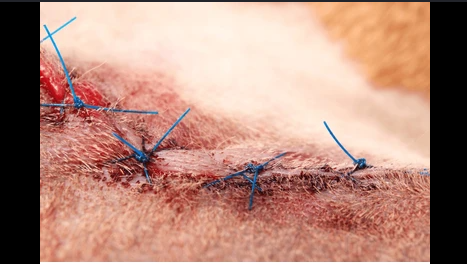
#> input picture models/Incision_Change_Detection/image.png, 467 x 264 px
$ python -i erythema_segmenter.py   (imports and definitions only)   (older library calls are emulated)
#> lines starting #> are read from the running program, lines starting #| are printed output that depends on the picture; after the words box and inside, x2 and y2 are one past the last pixel; in counts of white or black regions, pixels touching at a corner belong together
#> further down, picture is the input picture: shape (264, 467, 3); mean B, G, R 123.1, 137.3, 179.7
"""
Infection & Erythema Detection via HSV Segmentation
Implements Sobel Incision Line Isolation (M_wound with 15px buffer), Dual Red-Hue HSV Masking, Morphological Cleanup, and Er calculation.
"""

import cv2
import numpy as np
from typing import Dict, Any, Tuple

class ErythemaSegmenter:
    def __init__(self, buffer_radius: int = 15, sat_min: int = 50, val_min: int = 40):
        self.buffer_radius = buffer_radius
        self.sat_min = sat_min
        self.val_min = val_min

    def isolate_incision_mask(self, image_bgr: np.ndarray) -> np.ndarray:
        """
        Applies Sobel gradient filtering to identify suture lines / wound margins.
        Creates a dilated binary mask (M_wound) representing primary incision site plus 15px radius buffer.
        """
        gray = cv2.cvtColor(image_bgr, cv2.COLOR_BGR2GRAY)
        blurred = cv2.GaussianBlur(gray, (5, 5), 0)
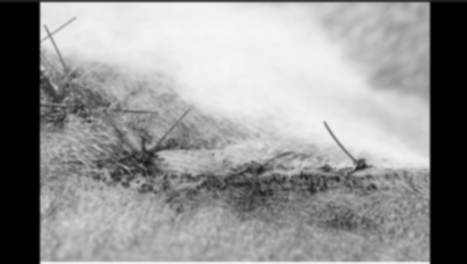
#> blurred: shape (264, 467); min 0, max 246, mean 148.4

        # Sobel edge detection along X and Y
        sobel_x = cv2.Sobel(blurred, cv2.CV_64F, 1, 0, ksize=3)
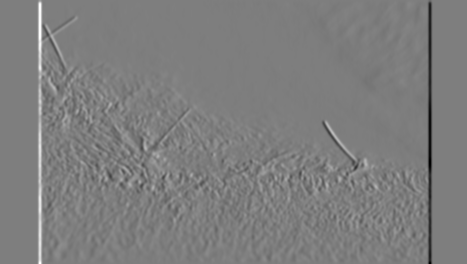
#> sobel_x: shape (264, 467) float64; min -579, max 592, mean 0; drawn with min black and max white
        sobel_y = cv2.Sobel(blurred, cv2.CV_64F, 0, 1, ksize=3)
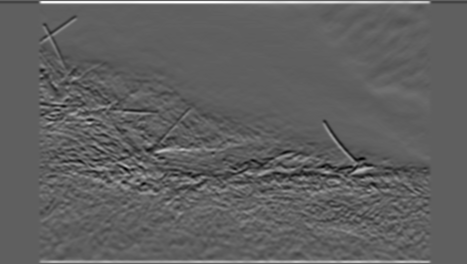
#> sobel_y: shape (264, 467) float64; min -308, max 512, mean 3.8; drawn with min black and max white
        sobel_mag = np.sqrt(sobel_x**2 + sobel_y**2)
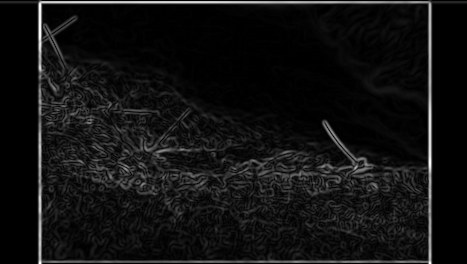
#> sobel_mag: shape (264, 467) float64; min 0, max 592, mean 40.8; drawn with min black and max white

        # Normalize to 0-255 uint8
        sobel_norm = cv2.normalize(sobel_mag, None, 0, 255, cv2.NORM_MINMAX, dtype=cv2.CV_8U)

        # Threshold top edge pixels to isolate suture line / wound margin
        _, binary_edges = cv2.threshold(sobel_norm, 40, 255, cv2.THRESH_BINARY)
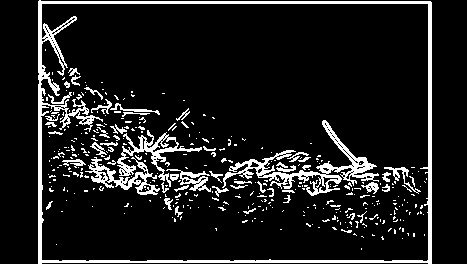
#> binary_edges: shape (264, 467); 11% white; 379 white regions (327 under 20 px), largest, box (x1, y1, x2, y2) and area: (38, 0, 432, 264) 5439, (222, 120, 379, 196) 2136, (117, 130, 202, 187) 989

        # Dilate mask with 15-pixel radius surrounding buffer
        kernel_size = self.buffer_radius * 2 + 1
        dilation_kernel = cv2.getStructuringElement(cv2.MORPH_ELLIPSE, (kernel_size, kernel_size))
        m_wound = cv2.dilate(binary_edges, dilation_kernel, iterations=1)
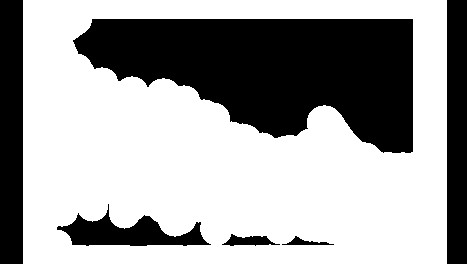
#> m_wound: shape (264, 467); 63.7% white; 6 black regions, box (x1, y1, x2, y2) and area: (73, 19, 413, 153) 30037, (0, 0, 23, 264) 6072, (447, 0, 467, 264) 5280, (57, 204, 211, 246) 2824, (222, 234, 280, 246) 383, (282, 236, 334, 245) 183

        return m_wound

    def segment_erythema_hsv(self, image_bgr: np.ndarray) -> np.ndarray:
        """
        Segment red/pink hue spectrums associated with inflammation in HSV space:
        Hue Range 1: 0 deg <= H <= 12 deg (Deep Reds / Active Inflammation)
        Hue Range 2: 165 deg <= H <= 180 deg (Magenta-Reds)
        Saturation Filter: S >= 50 (filters out normal skin tones)
        Value Filter: V >= 40
        """
        hsv = cv2.cvtColor(image_bgr, cv2.COLOR_BGR2HSV)
#> hsv: shape (264, 467, 3); mean H, S, V 12.9, 73.2, 180.5

        # OpenCV H ranges from 0 to 180 (degrees / 2)
        # 0..12 degrees -> H in [0, 6] or [0, 12]
        # 165..180 degrees -> H in [82, 90] or [165, 180]
        lower_red1 = np.array([0, self.sat_min, self.val_min])
        upper_red1 = np.array([12, 255, 255])

        lower_red2 = np.array([165, self.sat_min, self.val_min])
        upper_red2 = np.array([180, 255, 255])

        mask1 = cv2.inRange(hsv, lower_red1, upper_red1)
#> mask1: shape (264, 467); 54.3% white; 84 black regions (73 under 20 px), largest, box (x1, y1, x2, y2) and area: (0, 0, 467, 264) 53586, (203, 151, 287, 210) 1036, (111, 108, 190, 185) 923
        mask2 = cv2.inRange(hsv, lower_red2, upper_red2)
#> mask2: shape (264, 467); 1.6% white in thin lines or dots, all inside (x1, y1, x2, y2) = (40, 69, 428, 210)

        # Dual Red-Hue Masking
        erythema_mask = cv2.bitwise_or(mask1, mask2)
#> erythema_mask: shape (264, 467); 56% white; 52 black regions (42 under 20 px), largest, box (x1, y1, x2, y2) and area: (0, 0, 467, 264) 52752, (223, 161, 269, 208) 438, (112, 132, 150, 183) 322

        # Morphological Cleanup (Opening to remove noise, Closing to fill small holes)
        morph_kernel = cv2.getStructuringElement(cv2.MORPH_RECT, (3, 3))
        cleaned_mask = cv2.morphologyEx(erythema_mask, cv2.MORPH_OPEN, morph_kernel)
#> cleaned_mask: shape (264, 467); 55.4% white; 34 black regions (26 under 20 px), largest, box (x1, y1, x2, y2) and area: (0, 0, 467, 264) 53646, (223, 161, 269, 208) 463, (112, 132, 150, 183) 325
        cleaned_mask = cv2.morphologyEx(cleaned_mask, cv2.MORPH_CLOSE, morph_kernel)
#> cleaned_mask: shape (264, 467); 55.7% white; 17 black regions (5 under 20 px), largest, box (x1, y1, x2, y2) and area: (0, 0, 467, 264) 53264, (225, 162, 267, 201) 429, (113, 133, 150, 163) 267

        return cleaned_mask

    def calculate_erythema_pixel_ratio(self, image_bgr: np.ndarray) -> Dict[str, Any]:
        """
        Calculates Erythema Pixel Ratio (E_r):
        E_r = ( sum(P_red INTERSECT M_wound) / sum(P_total INTERSECT M_wound) ) * 100
        """
        m_wound = self.isolate_incision_mask(image_bgr)
        erythema_mask = self.segment_erythema_hsv(image_bgr)

        # Intersection of Red pixels and Wound Mask M_wound
        red_in_wound = cv2.bitwise_and(erythema_mask, erythema_mask, mask=m_wound)
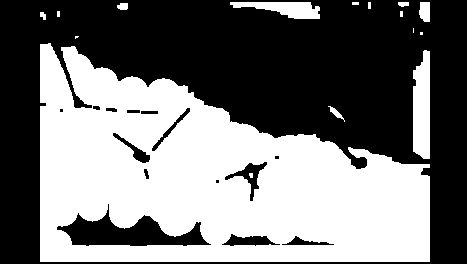
#> red_in_wound: shape (264, 467); 46.2% white; 16 white regions (6 under 20 px), largest, box (x1, y1, x2, y2) and area: (40, 43, 430, 262) 53824, (413, 50, 430, 159) 1622, (230, 2, 320, 19) 918

        total_wound_pixels = np.count_nonzero(m_wound)
#> total_wound_pixels = 78509
        red_wound_pixels = np.count_nonzero(red_in_wound)
#> red_wound_pixels = 56901

        if total_wound_pixels == 0:
            e_r = 0.0
        else:
            e_r = (red_wound_pixels / float(total_wound_pixels)) * 100.0
#> e_r = 72.48

        return {
            "erythema_ratio_er": float(e_r),
            "total_wound_pixels": int(total_wound_pixels),
            "red_wound_pixels": int(red_wound_pixels),
            "m_wound": m_wound,
            "erythema_mask": erythema_mask,
            "red_in_wound_mask": red_in_wound
        }

>>> import cv2
>>> picture = cv2.imread('image.png')
>>> result = ErythemaSegmenter().calculate_erythema_pixel_ratio(picture)
#> result = 6 items
